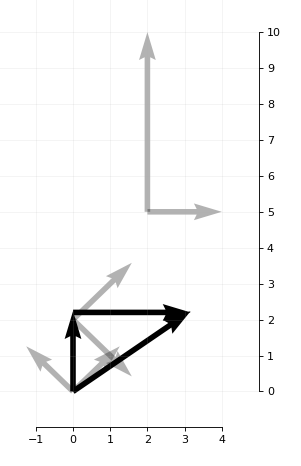

Source code (Python):
import numpy as np
import matplotlib.pyplot as plt
from matplotlib import style

#style.use("fivethirtyeight")

fig = plt.figure(figsize=(12,7), dpi=80)

ax = plt.subplot2grid((2,2), (0,0), rowspan=2, colspan=2)
ax = plt.subplot2grid((2,2), (0,0), rowspan=2, colspan=2)

#ax2.scatter([1,2,3],[1,2,3])


x_pos = [0, 0, 0, 0, 2, 2]
y_pos = [0, 0, 2, 2, 5, 5]
x_direct = [1.2573, -1.2573, 1.581, 1.581, 2, 0]
y_direct = [1.2573, 1.2573, 1.581, -1.581, 0, 5]

x2_pos = [0, 0, 0]
y2_pos = [0, 2.2, 0]
x2_direct = [0, 3.162, 3.162]
y2_direct = [2.236, 0, 2.236]

ax.quiver(x_pos,y_pos,x_direct,y_direct,
         scale=1, scale_units="xy", angles="xy", alpha=0.3)

ax.quiver(x2_pos,y2_pos,x2_direct,y2_direct,
         scale=1, scale_units="xy", angles="xy")


#ax.arrow(3.5, 3, 1, 0, head_width=0.05, head_length=0.1, color="k", alpha=0.5)

ax.axis([-15, 5, -1, 11])

plt.grid(alpha=0.15)

#ax.text(1,2.85,"i + i + i")
#ax.text(6.5,2.85,"3i")

ax.yaxis.set_ticks_position("right")

#Bring spine down
ax.spines["left"].set_position(("data",-2))

ax.spines["top"].set_bounds(-1,4)
ax.spines["bottom"].set_bounds(-1,4)
ax.spines["left"].set_bounds(0,10)
ax.spines["right"].set_bounds(0,10)

#ax2.get_yaxis().set_visible(False)
ax.spines["left"].set_visible(False)
ax.spines["top"].set_visible(False)

#ax2.set_yticks([])

ax.set_xticks(range(-1,5))
ax.set_yticks(range(0,11))

plt.show()
